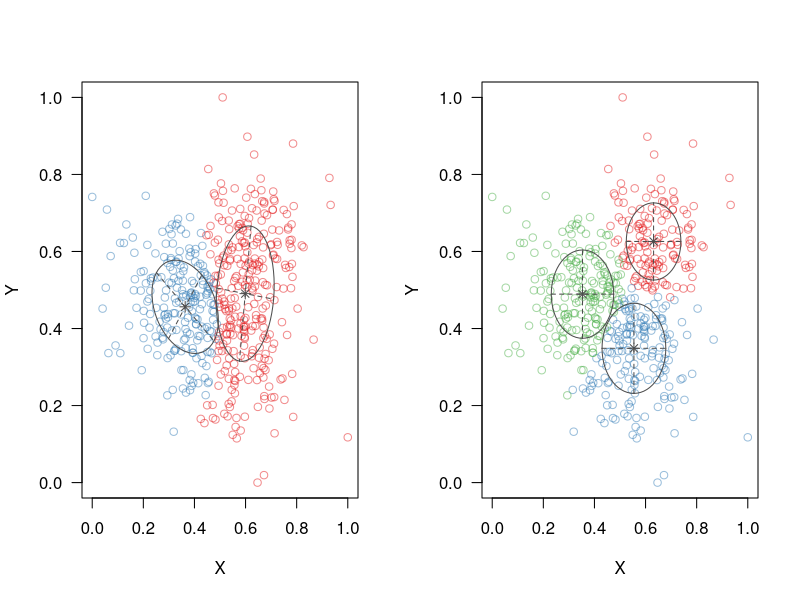
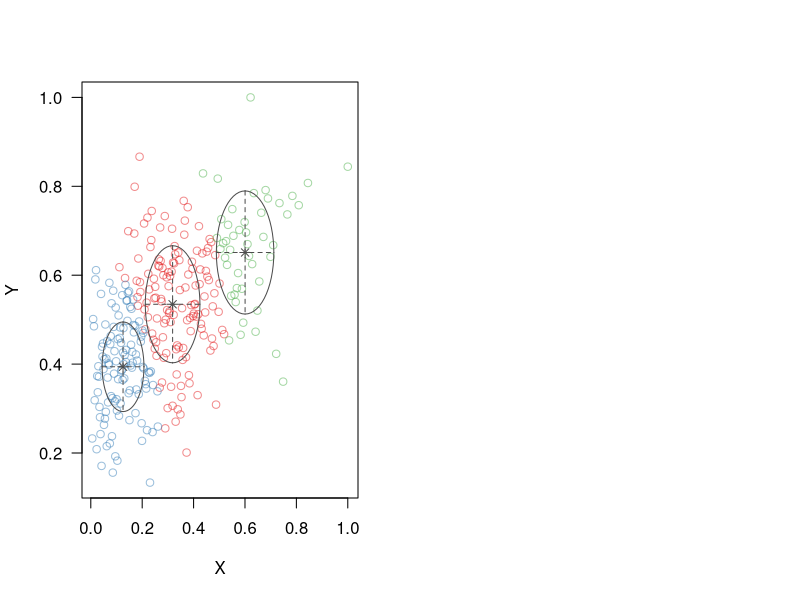

Write R code to recreate these figures, in order.
## ---- chunk 1
#| label: fig-different-solutions
#| fig-width: 8
#| fig-height: 3.8
#| fig-cap: "Two different but equally well-fitting Gaussian mixtures applied to the same data. In the left panel, the solution has two Gaussian components, within each of which the two variables are somewhat correlated. In the right panel, the solution has three Gaussian components, within each of which the variables are not correlated."

suppressPackageStartupMessages({
  library(MASS)
  library(mclust)
})

cols <- mclust.options()$classPlotColors
cols[1:3] <- RColorBrewer::brewer.pal(3, "Set1")
cols <- adjustcolor(cols, alpha.f = 1/2)
symbs <- mclust.options()$classPlotSymbols
symbs[1:3] <- c(1, 1, 1)
mclust.options(
  classPlotColors = cols,
  classPlotSymbols = symbs
)

squish <- function(x) (x - min(x))/(max(x) - min(x))

set.seed(17+09+2026)

par(las = 1)
op <- par(no.readonly = TRUE)
par(mfrow = c(1, 2), cex = 0.4)

squish <- function(x) (x - min(x))/(max(x) - min(x))
to_unif <- function(x) rank(x)/length(x)

n <- 500
d1 <- mvrnorm(n * 0.7, c(0, 0), Sigma = rbind(c(1, -0.4), c(-0.4, 1)))
d2 <- mvrnorm(n * 0.3, c(1, 1), Sigma = rbind(c(0.5, 0.1), c(0.1, 0.6)))
d <- rbind(d1, d2)
d[, 1] <- squish(d[, 1])
d[, 2] <- squish(d[, 2])
colnames(d) <- c("X", "Y")

op <- par(no.readonly = TRUE)
par(mfrow = c(1, 2))
gmm <- Mclust(d, 1:9, "VVV")
plot(gmm, "classification")

lap <- Mclust(d, 1:9, "VEI")
plot(lap, "classification")
par(op)
## ---- chunk 2
#| label: fig-lpa
#| fig-width: 6
#| fig-height: 6
#| fig-cap: "A visualisation of a Latent Profile Analysis fit. Such visualisations may help readers appreciate that the clusters aren't nicely separated and that the researchers' notion of clusters may not correspond to their own."
set.seed(18+09+2026)
n <- 300
d <- mvrnorm(n, c(0, 0), Sigma = rbind(c(3, 0.7*sqrt(3)), c(0.8, 1)))
d[, 1] <- to_unif(d[, 1])
d[, 2] <- to_unif(d[, 2])
d[, 2] <- qbeta(d[, 2], 5, 5)
d[, 1] <- qbeta(d[, 1], 1.4, 3.4)
colnames(d) <- c("X", "Y")

par(las = 1)
lap <- Mclust(d, 1:9, "VEI")
plot(lap, "classification")
